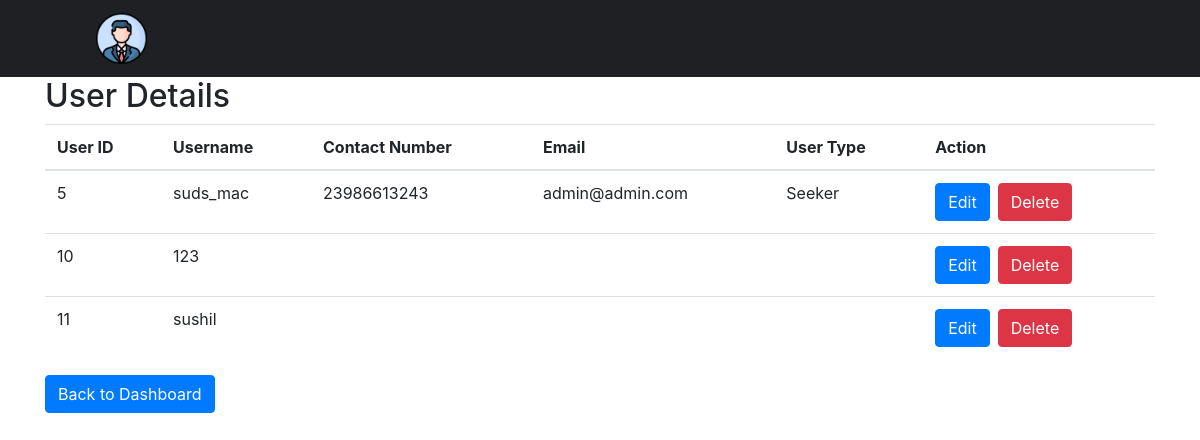
Screenshot of /admin/viewusers.php with the database file from the repository.
### tables this page shows
CREATE TABLE `userdetail` (
  `user_id` int(11) NOT NULL,
  `username` varchar(255) NOT NULL,
  `contact_number` varchar(255) NOT NULL,
  `email` varchar(255) NOT NULL,
  `password` varchar(255) NOT NULL,
  `user_type` varchar(255) NOT NULL
);

### admin/viewusers.php (the view, shortened to what this page needs)
<?php
include_once 'adminHeader.php';
?>
<!DOCTYPE html>
<html>
<head>
    <link rel="stylesheet" href="https://maxcdn.bootstrapcdn.com/bootstrap/4.0.0/css/bootstrap.min.css">
</head>
<body>
    <div class="container">
        <h2>User Details</h2>
        <table class="table">
            <thead>
                <tr>
                    <th>User ID</th>
                    <th>Username</th>
                    <th>Contact Number</th>
                    <th>Email</th>
                    <th>User Type</th>
                    <th>Action</th>
                </tr>
            </thead>
            <tbody>
                <?php
                include 'config/dbconnect.php';
                $sql = "SELECT * FROM userdetail";
                $result = mysqli_query($conn, $sql);
                while ($row = mysqli_fetch_assoc($result)) {
                    echo "<tr>";
                    echo "<td>" . $row['user_id'] . "</td>";
                    echo "<td>" . $row['username'] . "</td>";
                    echo "<td>" . $row['contact_number'] . "</td>";
                    echo "<td>" . $row['email'] . "</td>";
                    echo "<td>" . $row['user_type'] . "</td>";
                    echo "<td>";
                    echo "<a href='edit_user.php?id=" . $row['user_id'] . "' class='btn btn-primary mr-2'>Edit</a>";
                    echo "<a href='delete_user.php?id=" . $row['user_id'] . "' class='btn btn-danger'>Delete</a>";
                    echo "</td>";
                    echo "</tr>";
                }
                ?>
            </tbody>
        </table>
        <div class="d-grid gap-2">
  <button class="btn btn-primary" type="button" onclick="location.href='dashboard.php'">Back to Dashboard</button>
</div>
    </div>
</body>
</html>

### rows the page displays
userdetail: user_id "5", username "suds_mac", contact_number "23986613243", email "admin@admin.com", user_type "Seeker"
userdetail: user_id "10", username "123"
userdetail: user_id "11", username "sushil"
